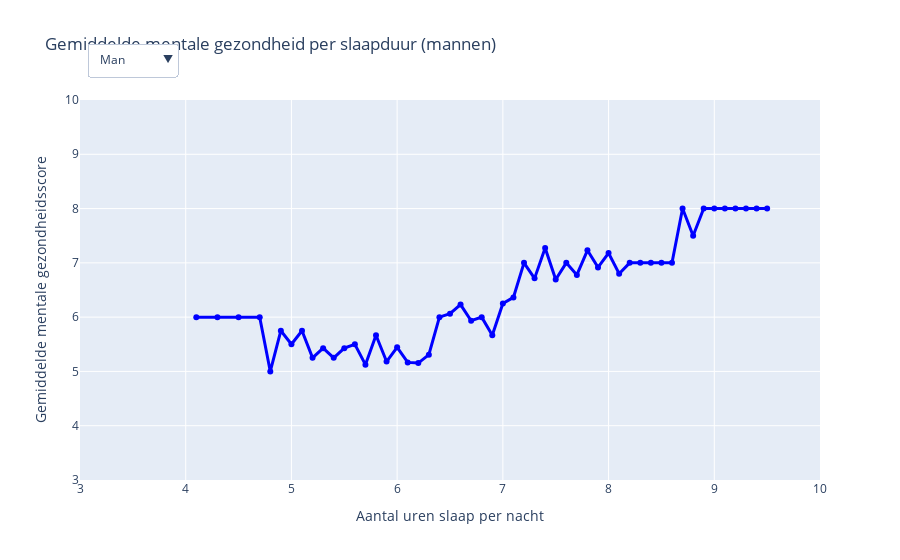

The notebook cell this image was saved under:
### Markdown cell above
> *Figure 8: Verschil per geslacht over mentale gezondheid en slaapuren.*

### Code cell
import pandas as pd
import numpy as np
import plotly.graph_objects as go
import os
import kagglehub
from plotly.offline import init_notebook_mode
init_notebook_mode(connected=True)

# Dataset ophalen
path = kagglehub.dataset_download("adilshamim8/social-media-addiction-vs-relationships")
csv_path = os.path.join(path, "Students Social Media Addiction.csv")
df = pd.read_csv(csv_path)

# Filter op leeftijd en geldige waarden
df_filtered = df[(df['Age'] >= 18) & (df['Age'] <= 25)]
df_filtered = df_filtered.dropna(subset=["Mental_Health_Score", "Sleep_Hours_Per_Night", "Gender"])

# Kleuren
colors = {"Male": "blue", "Female": "deeppink", "All": "green"}

# Functie om groepsgemiddelde lijntrace te maken
def get_line_trace(gender=None):
    if gender:
        d = df_filtered[df_filtered["Gender"] == gender]
        label = gender
    else:
        d = df_filtered
        label = "All"

    df_avg = d.groupby("Sleep_Hours_Per_Night")["Mental_Health_Score"].mean().reset_index()

    return go.Scatter(
        x=df_avg["Sleep_Hours_Per_Night"],
        y=df_avg["Mental_Health_Score"],
        mode='lines+markers',
        name=label,
        line=dict(color=colors[label], width=3),
        visible=True if label == "Male" else False  # standaard alleen Male tonen
    )

# Genereer traces
male_line = get_line_trace("Male")
female_line = get_line_trace("Female")
all_line = get_line_trace(None)

# Dropdown-menu (met correcte title.text)
buttons = [
    dict(label="Man",
         method="update",
         args=[{"visible": [True, False, False]},
               {"title": {"text": "Gemiddelde mentale gezondheid per slaapduur (mannen)"}}]),
    dict(label="Vrouw",
         method="update",
         args=[{"visible": [False, True, False]},
               {"title": {"text": "Gemiddelde mentale gezondheid per slaapduur (vrouwen)"}}]),
    dict(label="Iedereen",
         method="update",
         args=[{"visible": [False, False, True]},
               {"title": {"text": "Gemiddelde mentale gezondheid per slaapduur (alle studenten)"}}]),
    dict(label="Allemaal",
         method="update",
         args=[{"visible": [True, True, True]},
               {"title": {"text": "Gemiddelde mentale gezondheid per slaapduur (alle groepen)"}}])
]

# Plot figuur
fig = go.Figure(data=[male_line, female_line, all_line])

fig.update_layout(
    title={"text": "Gemiddelde mentale gezondheid per slaapduur (mannen)"},
    xaxis=dict(
        title="Aantal uren slaap per nacht",
        range=[3, 10], 
        dtick=1,
        fixedrange=True
    ),
    yaxis=dict(
        title="Gemiddelde mentale gezondheidsscore",
        range=[3, 10],      
        dtick=1,
        fixedrange=True
    ),
    updatemenus=[dict(
        active=0,
        buttons=buttons,
        direction="down",
        showactive=True,
        x=0.01,             # links in beeld
        xanchor="left",
        y=1.15,             # boven de plot
        yanchor="top"
    )]
)

fig.show()

### Figure 1 — Plotly figure (JSON) as saved in the notebook; plotly's stock layout.template omitted (floating-point values rounded to 4 significant figures)
{"data": [{"line": {"color": "blue", "width": 3}, "mode": "lines+markers", "name": "Male", "type": "scatter", "visible": true, "x": [4.1, 4.3, 4.5, 4.7, 4.8, 4.9, 5.0, 5.1, 5.2, 5.3, 5.4, 5.5, 5.6, 5.7, 5.8, 5.9, 6.0, 6.1, 6.2, 6.3, 6.4, 6.5, 6.6, 6.7, 6.8, 6.9, 7.0, 7.1, 7.2, 7.3, 7.4, 7.5, 7.6, 7.7, 7.8, 7.9, 8.0, 8.1, 8.2, 8.3, 8.4, 8.5, 8.6, 8.7, 8.8, 8.9, 9.0, 9.1, 9.2, 9.3, 9.4, 9.5], "y": [6.0, 6.0, 6.0, 6.0, 5.0, 5.75, 5.5, 5.75, 5.25, 5.429, 5.25, 5.429, 5.5, 5.125, 5.667, 5.182, 5.444, 5.167, 5.154, 5.308, 6.0, 6.062, 6.231, 5.933, 6.0, 5.667, 6.25, 6.364, 7.0, 6.714, 7.273, 6.692, 7.0, 6.778, 7.231, 6.917, 7.182, 6.8, 7.0, 7.0, 7.0, 7.0, 7.0, 8.0, 7.5, 8.0, 8.0, 8.0, 8.0, 8.0, 8.0, 8.0]}, {"line": {"color": "deeppink", "width": 3}, "mode": "lines+markers", "name": "Female", "type": "scatter", "visible": false, "x": [3.8, 3.9, 4.0, 4.1, 4.2, 4.3, 4.4, 4.5, 4.6, 4.7, 4.8, 4.9, 5.0, 5.1, 5.2, 5.3, 5.4, 5.5, 5.6, 5.7, 5.8, 5.9, 6.0, 6.1, 6.2, 6.3, 6.4, 6.5, 6.6, 6.7, 6.8, 6.9, 7.0, 7.1, 7.2, 7.3, 7.4, 7.5, 7.6, 7.7, 7.8, 7.9, 8.0, 8.1, 8.2, 8.3, 8.4, 8.5, 8.6, 8.7, 8.8, 8.9, 9.0, 9.1, 9.2, 9.3, 9.4, 9.5, 9.6], "y": [5.0, 5.0, 5.0, 5.0, 5.5, 5.0, 5.5, 4.5, 5.667, 5.0, 5.667, 5.0, 5.2, 4.667, 5.0, 4.75, 5.1, 4.875, 5.286, 5.3, 5.235, 5.2, 5.111, 5.167, 5.0, 5.167, 5.182, 5.857, 5.714, 6.0, 5.909, 6.0, 6.4, 7.0, 6.643, 7.071, 6.667, 7.167, 6.75, 6.833, 6.857, 7.143, 7.0, 7.167, 7.429, 7.286, 7.429, 7.5, 7.667, 7.5, 7.75, 7.5, 7.5, 7.5, 7.5, 8.0, 8.0, 8.0, 8.0]}, {"line": {"color": "green", "width": 3}, "mode": "lines+markers", "name": "All", "type": "scatter", "visible": false, "x": [3.8, 3.9, 4.0, 4.1, 4.2, 4.3, 4.4, 4.5, 4.6, 4.7, 4.8, 4.9, 5.0, 5.1, 5.2, 5.3, 5.4, 5.5, 5.6, 5.7, 5.8, 5.9, 6.0, 6.1, 6.2, 6.3, 6.4, 6.5, 6.6, 6.7, 6.8, 6.9, 7.0, 7.1, 7.2, 7.3, 7.4, 7.5, 7.6, 7.7, 7.8, 7.9, 8.0, 8.1, 8.2, 8.3, 8.4, 8.5, 8.6, 8.7, 8.8, 8.9, 9.0, 9.1, 9.2, 9.3, 9.4, 9.5, 9.6], "y": [5.0, 5.0, 5.0, 5.5, 5.5, 5.5, 5.5, 5.0, 5.667, 5.667, 5.5, 5.6, 5.286, 5.286, 5.077, 5.182, 5.143, 5.133, 5.333, 5.222, 5.348, 5.19, 5.278, 5.167, 5.1, 5.263, 5.471, 6.0, 6.05, 5.96, 5.958, 5.786, 6.333, 6.65, 6.821, 6.893, 6.923, 6.92, 6.875, 6.8, 7.1, 7.0, 7.111, 6.938, 7.2, 7.133, 7.214, 7.3, 7.444, 7.571, 7.667, 7.6, 7.667, 7.667, 7.667, 8.0, 8.0, 8.0, 8.0]}], "layout": {"title": {"text": "Gemiddelde mentale gezondheid per slaapduur (mannen)"}, "updatemenus": [{"active": 0, "buttons": [{"args": [{"visible": [true, false, false]}, {"title": {"text": "Gemiddelde mentale gezondheid per slaapduur (mannen)"}}], "label": "Man", "method": "update"}, {"args": [{"visible": [false, true, false]}, {"title": {"text": "Gemiddelde mentale gezondheid per slaapduur (vrouwen)"}}], "label": "Vrouw", "method": "update"}, {"args": [{"visible": [false, false, true]}, {"title": {"text": "Gemiddelde mentale gezondheid per slaapduur (alle studenten)"}}], "label": "Iedereen", "method": "update"}, {"args": [{"visible": [true, true, true]}, {"title": {"text": "Gemiddelde mentale gezondheid per slaapduur (alle groepen)"}}], "label": "Allemaal", "method": "update"}], "direction": "down", "showactive": true, "x": 0.01, "xanchor": "left", "y": 1.15, "yanchor": "top"}], "xaxis": {"dtick": 1, "fixedrange": true, "range": [3, 10], "title": {"text": "Aantal uren slaap per nacht"}}, "yaxis": {"dtick": 1, "fixedrange": true, "range": [3, 10], "title": {"text": "Gemiddelde mentale gezondheidsscore"}}}}
